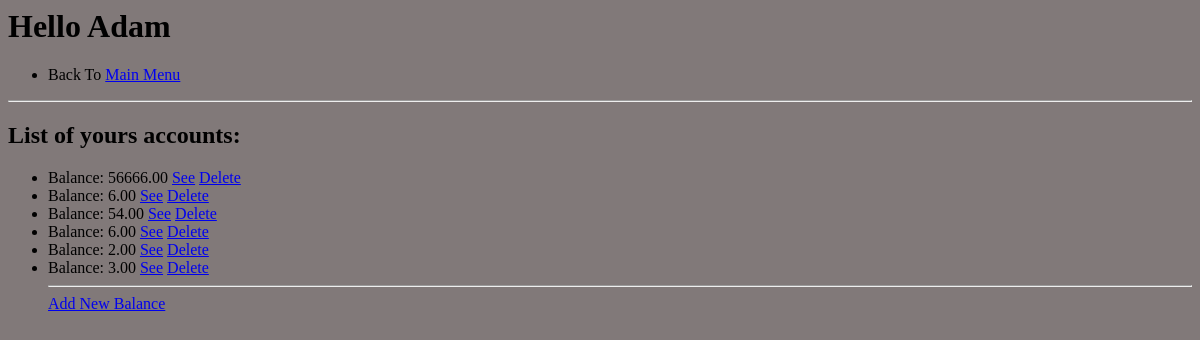
Page /user/2/ on the earlier database version.
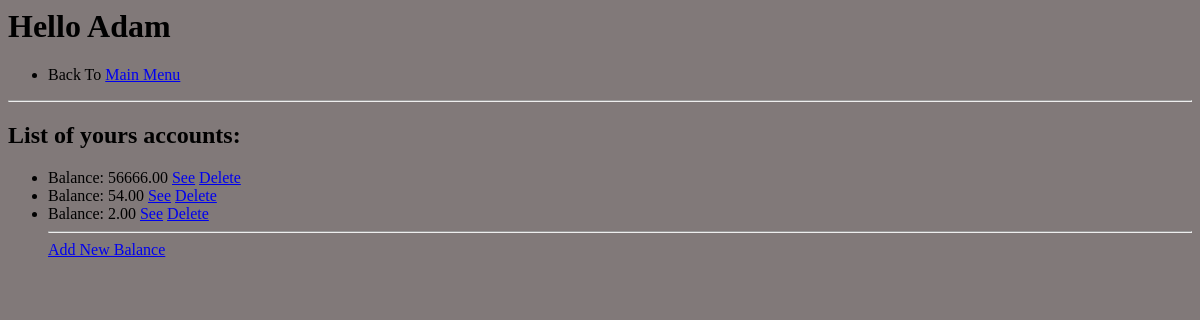
Same page on the later database version.
### financeApp/models.py (models this page shows, shortened)
class User(models.Model):
    name = models.CharField(max_length=200)
    surname = models.CharField(max_length=200)

class Money(models.Model):
    user = models.ForeignKey(User, on_delete=models.CASCADE)
    balance = models.DecimalField(decimal_places=2, max_digits=10, default=0)
    lastTransaction = models.DecimalField(decimal_places=2, max_digits=10, default=0)

### financeApp/views.py (the view)
# urls.py: path('user/<str:pk>/', userView, name='userView'),
def userView(request, pk):
    user = User.objects.get(id=pk)
    context = {'user': user}
    return render(request, 'financeApp/userView.html', context)

### financeApp/templates/financeApp/userView.html
<body style="background-color: rgb(129, 121, 121)"></body>
<h1>Hello {{user.name}}</h1>
<ul>
    <li>
        Back To
        <a href="{% url 'homeView' %}">Main Menu</a>
    </li>
</ul>
<hr>
<h2>List of yours accounts:</h2>
<ul>
    {% for money in user.money_set.all %}
        <li>
            Balance: {{money.balance}}
            <a href="{% url 'moneyView' pk=money.id%}">See</a>
            <a href="{% url 'deleteMoney' pk=money.id %}">Delete</a>
        </li>
    {% endfor %}
    <hr>
    <a href="{% url 'addMoney' pk=user.id%}">Add New Balance</a>
</ul>

Differences in the rows shown:
removed Money: balance "6.00"
removed Money: balance "6.00"
removed Money: balance "3.00"
